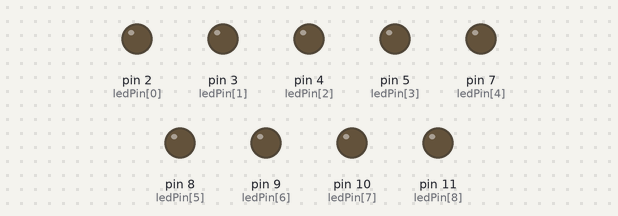
Simulated run of this sketch. Board: Arduino Uno, built with avr-gcc and run on an emulated ATmega328P. On the bench: output pins drawn as LEDs (lit = HIGH).

Above: at 0.1 s.
At 5.1 s:
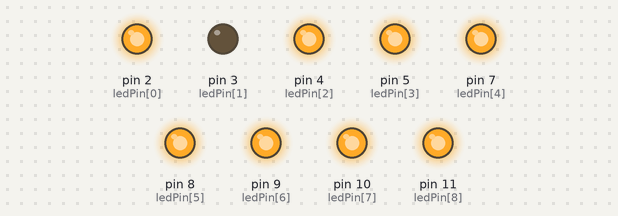
At 10.1 s:
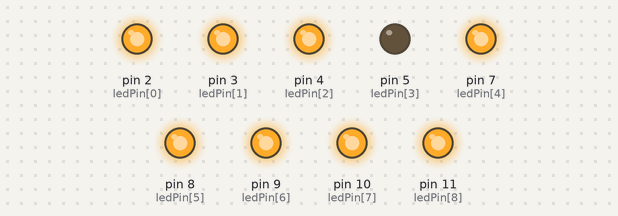
At 17.6 s:
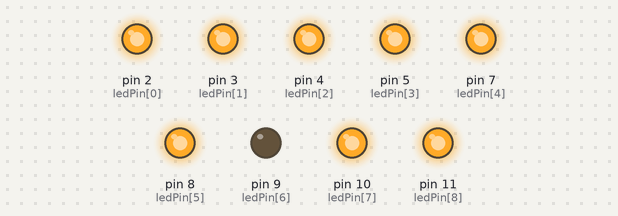
At 25.1 s:
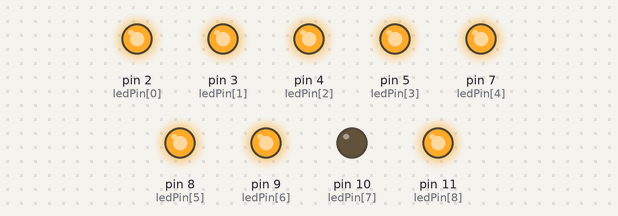
At 37.6 s:
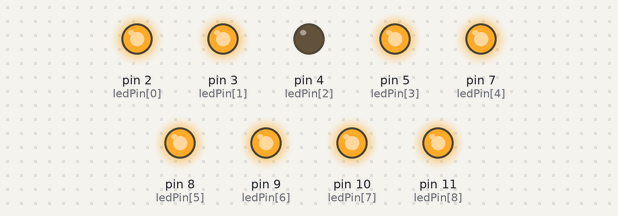
Timing chart, 0 to 39.1 s (numbered marks = the images above):
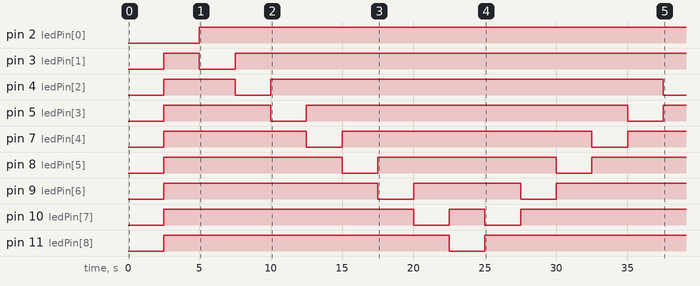

Measured:
- by itself, pin 2 (ledPin[0]): LOW → HIGH at 5.0 s
- by itself, pin 3 (ledPin[1]): LOW → HIGH at 2.5 s, → LOW 2.5 s later, → HIGH 2.5 s later
- by itself, pin 4 (ledPin[2]): LOW → HIGH at 2.5 s, → LOW 5.0 s later, → HIGH 2.5 s later, → LOW 27.5 s later
- by itself, pin 5 (ledPin[3]): goes HIGH 7.5 s, LOW 2.5 s, HIGH 22.5 s, LOW 2.5 s, then HIGH
- by itself, pin 7 (ledPin[4]): goes HIGH 10.0 s, LOW 2.5 s, HIGH 17.5 s, LOW 2.5 s, then HIGH
- by itself, pin 8 (ledPin[5]): alternates HIGH for 12.5 s and LOW for 2.5 s
- by itself, pin 9 (ledPin[6]): goes HIGH 15.0 s, LOW 2.5 s, HIGH 7.5 s, LOW 2.5 s, then HIGH
- by itself, pin 10 (ledPin[7]): goes HIGH 17.5 s, LOW 2.5 s, HIGH 2.5 s, LOW 2.5 s, then HIGH

The sketch:

paomadeng.ino
```cpp
byte ledPin[ ] = {2, 3, 4, 5, 7, 8, 9, 10, 11};     //以LED引脚创建数组

int ledDelay(2500);    //变换灯之间的延时，你爱多少写多少（毫秒）

int dir = 1;

int currentLED = 0;

unsigned long changeTime;

void setup() {

    for (int x=0; x<9; x++)    //设置所有引脚为输出模式

    {

      pinMode(ledPin[x], OUTPUT);

    }

    changeTime = millis();

}

void loop()

{

  if((millis() - changeTime) > ledDelay)    //如果过了ledDelay毫秒，执行以下程序

  {

    changeLED();

    changeTime = millis();

  }

}


void changeLED() {

  for (int x=0; x<9; x++) {   //关闭所有灯

    digitalWrite(ledPin[x], HIGH);

  }

digitalWrite(ledPin[currentLED], LOW);    //开一个灯

currentLED+=dir;

if (currentLED == 8) {dir = -1;}

if (currentLED == 0) {dir = 1;}     //让灯轮流亮，到底换方向

}
```
